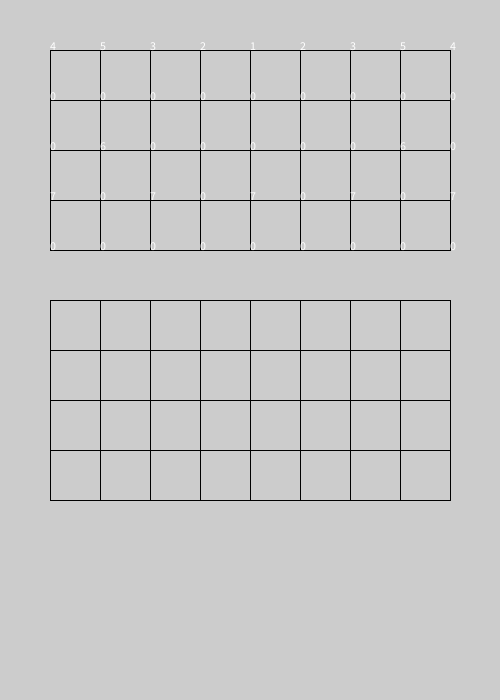
Frame 1 (no input)
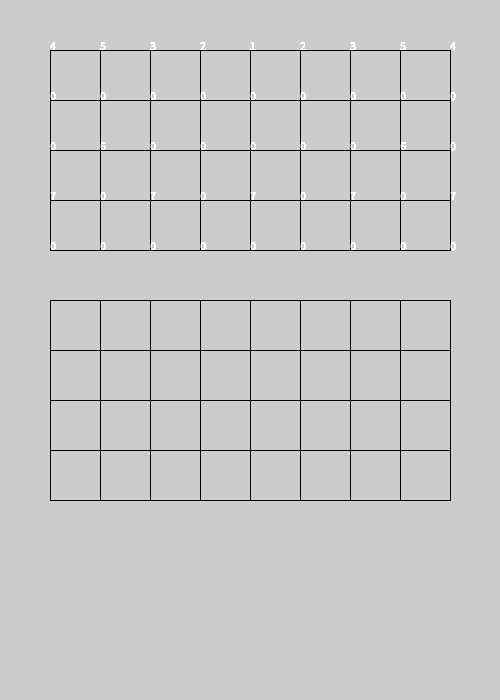
Frame 60 (the mouse pressed at the canvas centre just before this capture)
Frame 120 (the mouse held since frame 60 and released just before this capture): identical to frame 60, image omitted

The Processing sketch that drew these frames (run headless with seeded random() and noise(); from frame 60 on, the mouse is pressed at the canvas centre):

// Processing sketch: week05_2
// ── week05_2.pde
void setup() {
  size(500, 700);
}
int [][]board={
  {4, 5, 3, 2, 1, 2, 3, 5, 4},
  {0, 0, 0, 0, 0, 0, 0, 0, 0},
  {0, 6, 0, 0, 0, 0, 0, 6, 0},
  {7, 0, 7, 0, 7, 0, 7, 0, 7},
  {0, 0, 0, 0, 0, 0, 0, 0, 0},
};//將象棋個棋編碼
void draw() {
  for (int x=50; x<=450; x+=50) {
    line( x, 50, x, 250);//上排(為了楚河漢界)
    line( x, 300, x, 500);//下排
  }
  for (int y=50; y<=500; y+=50) {
    line( 50, y, 450, y); //line(x1,y1,x2,y2);
  }
  for (int i=0; i<5; i++) {///印出象棋
    for (int j=0; j<9; j++) {
      text( board[i][j], 50+j*50, 50+i*50);//左邊y,右邊x
    }
  }
}
